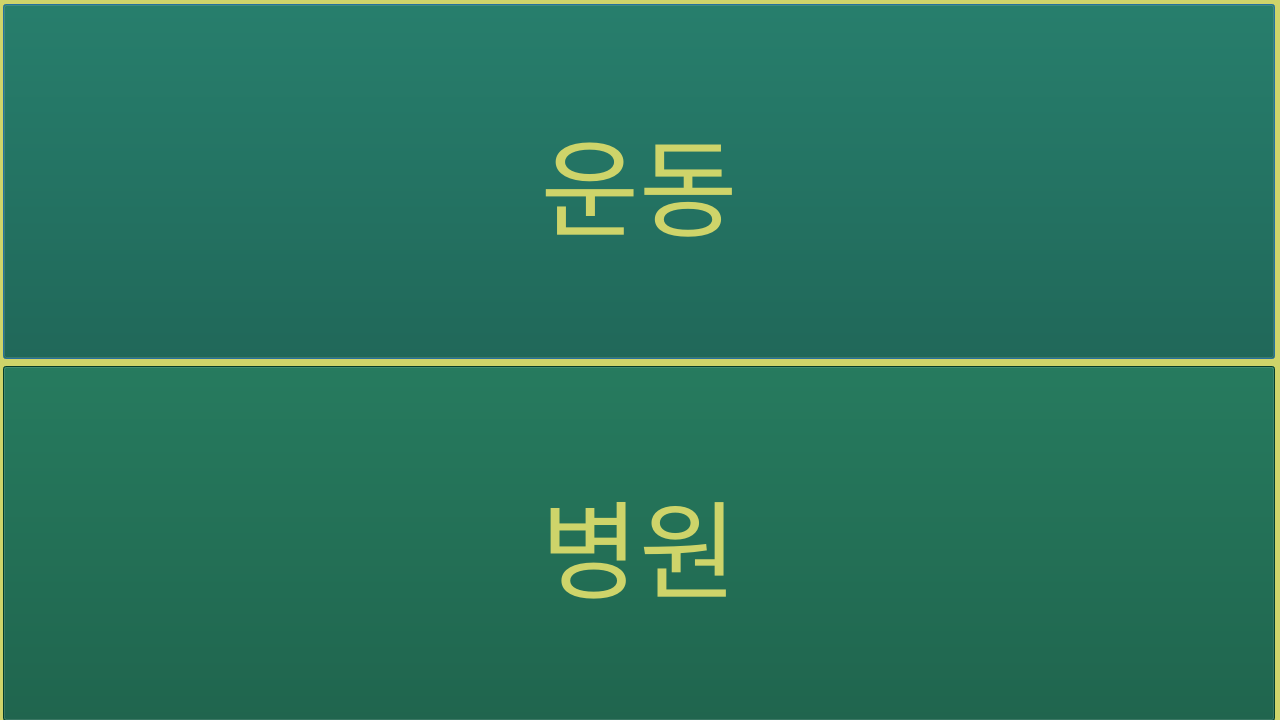
<?xml version="1.0" encoding="UTF-8"?>
<ui version="4.0">
 <class>Dialog</class>
 <widget class="QDialog" name="Dialog">
  <property name="geometry">
   <rect>
    <x>0</x>
    <y>0</y>
    <width>1280</width>
    <height>720</height>
   </rect>
  </property>
  <property name="minimumSize">
   <size>
    <width>1280</width>
    <height>720</height>
   </size>
  </property>
  <property name="windowTitle">
   <string>내 나이는 150</string>
  </property>
  <property name="styleSheet">
   <string notr="true">background-color:rgb(206, 212, 106);
</string>
  </property>
  <widget class="QWidget" name="layoutWidget">
   <property name="geometry">
    <rect>
     <x>3</x>
     <y>3</y>
     <width>1272</width>
     <height>719</height>
    </rect>
   </property>
   <layout class="QGridLayout" name="gridLayout">
    <item row="0" column="0">
     <widget class="QPushButton" name="pushButton">
      <property name="minimumSize">
       <size>
        <width>1270</width>
        <height>355</height>
       </size>
      </property>
      <property name="font">
       <font>
        <pointsize>80</pointsize>
       </font>
      </property>
      <property name="styleSheet">
       <string notr="true">background-color: rgb(7, 85, 59);
color:rgb(206, 212, 106);
</string>
      </property>
      <property name="text">
       <string>운동</string>
      </property>
     </widget>
    </item>
    <item row="1" column="0">
     <widget class="QPushButton" name="pushButton_2">
      <property name="minimumSize">
       <size>
        <width>1270</width>
        <height>355</height>
       </size>
      </property>
      <property name="font">
       <font>
        <pointsize>80</pointsize>
       </font>
      </property>
      <property name="styleSheet">
       <string notr="true">background-color: rgb(7, 85, 59);
color:rgb(206, 212, 106);
</string>
      </property>
      <property name="text">
       <string>병원</string>
      </property>
     </widget>
    </item>
   </layout>
  </widget>
 </widget>
 <resources/>
 <connections>
  <connection>
   <sender>pushButton</sender>
   <signal>clicked()</signal>
   <receiver>Dialog</receiver>
   <slot>S2_click_open()</slot>
   <hints>
    <hint type="sourcelabel">
     <x>899</x>
     <y>275</y>
    </hint>
    <hint type="destinationlabel">
     <x>1277</x>
     <y>350</y>
    </hint>
   </hints>
  </connection>
 </connections>
 <slots>
  <slot>slot1()</slot>
  <slot>S2_click_open()</slot>
 </slots>
</ui>
